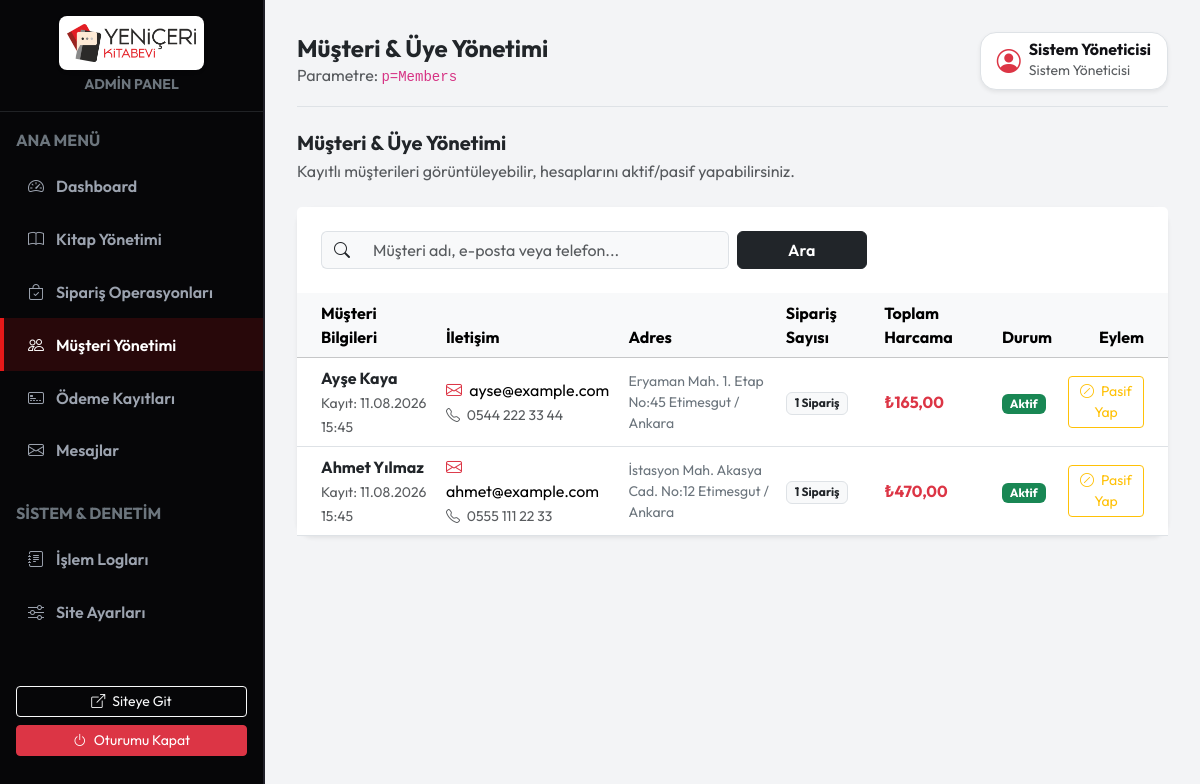
The app's page /admin/index.php?p=Members (signed in) with its own data.
### tables this page shows
CREATE TABLE users (
    id INT AUTO_INCREMENT PRIMARY KEY,
    name VARCHAR(100) NOT NULL,
    email VARCHAR(120) NOT NULL UNIQUE,
    password_hash VARCHAR(255) NOT NULL,
    role ENUM('admin', 'customer') DEFAULT 'customer',
    status ENUM('active', 'inactive') DEFAULT 'active',
    phone VARCHAR(20) NULL,
    address TEXT NULL,
    created_at DATETIME DEFAULT CURRENT_TIMESTAMP
);

### config.php (called while the page is built, shortened)
<?php
global $pdo;
if (DB_DRIVER === 'sqlite') {
    init_sqlite_fallback();
} else {
    try {
        $dsn = "mysql:host=" . DB_HOST . ";port=" . DB_PORT . ";dbname=" . DB_NAME . ";charset=utf8mb4";
        $pdo = new PDO($dsn, DB_USER, DB_PASS, [
            PDO::ATTR_ERRMODE => PDO::ERRMODE_EXCEPTION,
            PDO::ATTR_DEFAULT_FETCH_MODE => PDO::FETCH_ASSOC,
            PDO::ATTR_EMULATE_PREPARES => false,
        ]);
    } catch (PDOException $e) {
        if (strpos($e->getMessage(), 'Unknown database') !== false || $e->getCode() == 1049) {
            try {
                $root_pdo = new PDO("mysql:host=" . DB_HOST . ";port=" . DB_PORT . ";charset=utf8mb4", DB_USER, DB_PASS);
                $root_pdo->exec("CREATE DATABASE IF NOT EXISTS `" . DB_NAME . "` CHARACTER SET utf8mb4 COLLATE utf8mb4_unicode_ci;");
                $pdo = new PDO($dsn, DB_USER, DB_PASS, [
                    PDO::ATTR_ERRMODE => PDO::ERRMODE_EXCEPTION,
                    PDO::ATTR_DEFAULT_FETCH_MODE => PDO::FETCH_ASSOC
                ]);
                $schema_file = __DIR__ . '/schema.sql';
                if (file_exists($schema_file)) {
                    $sql_content = file_get_contents($schema_file);
                    $pdo->exec($sql_content);
                }
            } catch (PDOException $ex_create) {
                init_sqlite_fallback();
            }
        } else {
            init_sqlite_fallback();
        }
    }
}
if ($pdo->getAttribute(PDO::ATTR_DRIVER_NAME) === 'sqlite') {
    $pdo->exec("CREATE TABLE IF NOT EXISTS contact_messages (id INTEGER PRIMARY KEY AUTOINCREMENT, name TEXT, email TEXT, subject TEXT, message TEXT, is_read INTEGER DEFAULT 0, ip_address TEXT, created_at DATETIME DEFAULT CURRENT_TIMESTAMP);");
} else {
    $pdo->exec("CREATE TABLE IF NOT EXISTS contact_messages (id INT AUTO_INCREMENT PRIMARY KEY, name VARCHAR(255), email VARCHAR(255), subject VARCHAR(255), message TEXT, is_read TINYINT DEFAULT 0, ip_address VARCHAR(64), created_at TIMESTAMP DEFAULT CURRENT_TIMESTAMP) CHARACTER SET utf8mb4 COLLATE utf8mb4_unicode_ci;");
}
function e($string) {
    return htmlspecialchars($string ?? '', ENT_QUOTES, 'UTF-8');
}
function sanitize($input) {
    return trim(strip_tags($input ?? ''));
}
function db_query($sql, $params = []) {
    global $pdo;
    $stmt = $pdo->prepare($sql);
    $stmt->execute($params);
    return $stmt;
}
function db_fetch_all($sql, $params = []) {
    return db_query($sql, $params)->fetchAll();
}
function format_price($price) {
    return '₺' . number_format((float)$price, 2, ',', '.');
}

### admin/modules/members.php (the view, shortened to what this page needs)
<?php
$search = sanitize($_GET['q'] ?? '');
$where = "role = 'customer'";
$params = [];
$customers = db_fetch_all("SELECT u.*, (SELECT COUNT(*) FROM orders o WHERE o.user_id = u.id) as order_count, (SELECT SUM(total_amount) FROM orders o WHERE o.user_id = u.id AND o.status NOT IN ('İptal', 'Ödeme Bekliyor')) as total_spent FROM users u WHERE {$where} ORDER BY u.id DESC", $params);
?>
<div class="d-flex align-items-center justify-content-between mb-4">
    <div>
        <h5 class="fw-bold text-dark mb-1">Müşteri & Üye Yönetimi</h5>
        <p class="text-muted fs-7 mb-0">Kayıtlı müşterileri görüntüleyebilir, hesaplarını aktif/pasif yapabilirsiniz.</p>
    </div>
</div>
<div class="card border-0 shadow-sm rounded-4">
    <div class="card-header bg-white border-0 p-4">
        <form method="GET" action="" class="row g-2">
            <div class="col-md-6">
                <div class="input-group">
                    <span class="input-group-text bg-light border-end-0"><i class="bi bi-search"></i></span>
                    <input type="text" name="q" class="form-control bg-light border-start-0" placeholder="Müşteri adı, e-posta veya telefon..." value="<?= e($search) ?>">
                </div>
            </div>
            <div class="col-md-2">
                <button type="submit" class="btn btn-dark w-100 fw-semibold">Ara</button>
            </div>
        </form>
    </div>
    <div class="card-body p-0">
        <div class="table-responsive">
            <table class="table table-hover align-middle mb-0">
                <thead class="table-light fs-7">
                    <tr>
                        <th class="ps-4">Müşteri Bilgileri</th>
                        <th>İletişim</th>
                        <th>Adres</th>
                        <th>Sipariş Sayısı</th>
                        <th>Toplam Harcama</th>
                        <th>Durum</th>
                        <th class="text-end pe-4">Eylem</th>
                    </tr>
                </thead>
                <tbody>
                    <?php if (empty($customers)): ?>
                        <tr>
                            <td colspan="7" class="text-center py-5 text-muted">Kayıtlı müşteri bulunamadı.</td>
                        </tr>
                    <?php else: ?>
                        <?php foreach ($customers as $c): ?>
                            <tr>
                                <td class="ps-4">
                                    <div class="fw-bold text-dark fs-7"><?= e($c['name']) ?></div>
                                    <small class="text-muted fs-8">Kayıt: <?= date('d.m.Y H:i', strtotime($c['created_at'])) ?></small>
                                </td>
                                <td>
                                    <div class="fs-7"><i class="bi bi-envelope me-1 text-danger"></i> <?= e($c['email']) ?></div>
                                    <small class="text-muted fs-8"><i class="bi bi-telephone me-1"></i> <?= e($c['phone'] ?? '-') ?></small>
                                </td>
                                <td>
                                    <small class="text-secondary fs-8" style="max-width: 200px; display: block;"><?= e($c['address'] ?? 'Adres girilmemiş') ?></small>
                                </td>
                                <td>
                                    <span class="badge bg-light text-dark border fs-8"><?= $c['order_count'] ?> Sipariş</span>
                                </td>
                                <td>
                                    <div class="fw-bold text-danger fs-7"><?= format_price($c['total_spent'] ?? 0) ?></div>
                                </td>
                                <td>
                                    <?php if ($c['status'] === 'active'): ?>
                                        <span class="badge bg-success fs-8">Aktif</span>
                                    <?php else: ?>
                                        <span class="badge bg-danger fs-8">Pasif / Engelli</span>
                                    <?php endif; ?>
                                </td>
                                <td class="text-end pe-4">
                                    <form method="POST" action="index.php?p=Members" class="d-inline" onsubmit="return confirm('Müşteri durumunu değiştirmek istediğinize emin misiniz?');">
                                        <button type="submit" class="btn btn-sm <?= $c['status'] === 'active' ? 'btn-outline-warning' : 'btn-outline-success' ?>">
                                            <?= $c['status'] === 'active' ? '<i class="bi bi-slash-circle me-1"></i> Pasif Yap' : '<i class="bi bi-check-circle me-1"></i> Aktif Yap' ?>
                                        </button>
                                    </form>
                                </td>
                            </tr>
                        <?php endforeach; ?>
                    <?php endif; ?>
                </tbody>
            </table>
        </div>
    </div>
</div>

### assets/css/style.css (style rules this page uses)
:root { --primary-color: #0a0a0c; --primary-surface: #141418; --accent-color: #e61919; --accent-hover: #b80d0d; --accent-glow: rgba(230, 25, 25, 0.3); --dark-card: #18181f; --bg-light: #f8f9fa; --card-shadow: 0 10px 25px rgba(0, 0, 0, 0.08); --hover-shadow: 0 15px 35px rgba(230, 25, 25, 0.18); }
body { font-family: 'Outfit', 'Inter', -apple-system, BlinkMacSystemFont, sans-serif; background-color: var(--bg-light); color: #111115; overflow-x: hidden; }

### records on screen
users: name "Ayşe Kaya", created_at "11.08.2026 15:45", email "ayse@example.com", phone "0544 222 33 44", address "Eryaman Mah. 1. Etap No:45 Etimesgut / Ankara", order_count "1", total_spent "₺165,00", status "Aktif"
users: name "Ahmet Yılmaz", created_at "11.08.2026 15:45", email "ahmet@example.com", phone "0555 111 22 33", address "İstasyon Mah. Akasya Cad. No:12 Etimesgut / Ankara", order_count "1", total_spent "₺470,00", status "Aktif"

### other values on screen
$titles[$current_p] "Müşteri & Üye Yönetimi"
$current_p "Members"
$admin_name "Sistem Yöneticisi"
